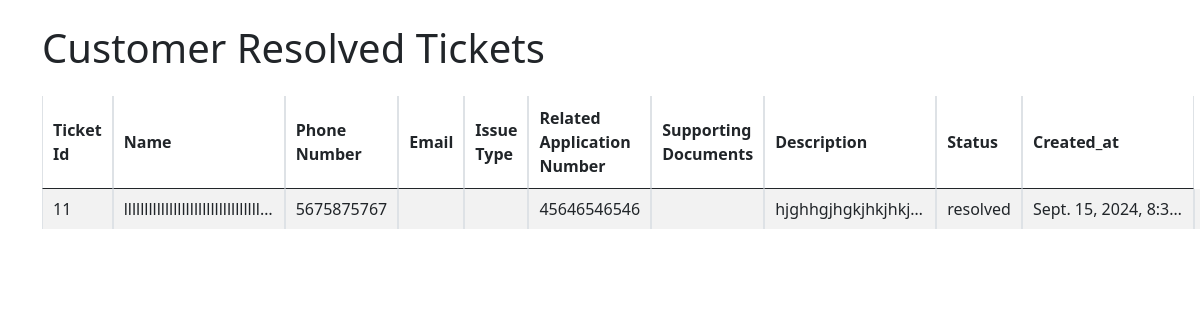
The page /resolved_tickets/ on the database its author committed.
### hyd/models.py (models this page shows, shortened)
class Ticket(models.Model):
    TICKET_STATUS_CHOICES = [
        ('New', 'New'),
        ('Open', 'Open'),
        ('In Progress', 'In Progress'),
        ('Closed', 'Closed'),
    ]
    ISSUE_CHOICES = [
        ('personal loan', 'Personal Loan'),
        ('educational loan', 'Educational Loan'),
        ('car loan', 'Car Loan'),
        ('business loan', 'Business Loan'),
        ('Loan Against Property', 'Loan Against Property'),
        ('CreditCard', 'Credit Card'),
        ('Insurance', 'Insurance'),
        ('Other Loan', 'Other Loan'),
    ]
    ticket_id = models.AutoField(primary_key=True)
    name = models.CharField(max_length=100, validators=[validate_only_letters])
    phone_number = models.CharField(max_length=15, validators=[validate_mobile_number])
    email = models.EmailField(max_length=254, unique=True, validators=[validate_email])
    issue_type = models.CharField(max_length=100, choices=ISSUE_CHOICES) # Use snake_case
    description = models.TextField()
    related_application_number = models.CharField(max_length=100, blank=True, null=True)
    status = models.CharField(max_length=20, choices=TICKET_STATUS_CHOICES, default='New')
    created_at = models.DateTimeField(auto_now_add=True)
    updated_at = models.DateTimeField(auto_now=True)

### hyd/views.py (the view)
# urls.py: path('resolved_tickets/',views.resolved_tickets,name='resolved_tickets'),
def resolved_tickets(request):
    resolved_tickets = Ticket.objects.filter(status='resolved')
    return render(request, 'resolved_tickets.html', {'resolved_tickets': resolved_tickets})

### hyd/templates/resolved_tickets.html (shortened to what this page needs)
<!DOCTYPE html>
<html lang="en">
<head>
    <link href="https://cdn.jsdelivr.net/npm/bootstrap@5.0.2/dist/css/bootstrap.min.css" rel="stylesheet">
    <link rel="stylesheet" href="https://cdn.datatables.net/1.13.6/css/jquery.dataTables.min.css">
    <link rel="stylesheet" href="https://cdn.datatables.net/buttons/2.3.6/css/buttons.dataTables.min.css">
    <link rel="stylesheet" href="https://cdn.datatables.net/responsive/2.4.1/css/responsive.dataTables.min.css">
</head>
<body>
    <div class="container my-4">
        <h1 class="mb-4">Customer Resolved Tickets</h1>
        <table id="ticketTable" class="table table-bordered table-striped table-responsive">
            <thead>
                <tr>
                    <th>Ticket Id</th>
                    <th>Name</th>
                    <th>Phone Number</th>
                    <th> Email </th>
                    <th>Issue Type</th>
                    <th>Related Application Number</th>
                    <th>Supporting Documents</th>
                    <th>Description</th>
                    <th>Status</th>
                    <th>Created_at</th>
                </tr>
            </thead>
            <tbody>
                {% for x in resolved_tickets %}
                <tr>
                    <td>{{ x.ticket_id }}</td>
                    <td>{{ x.name }}</td>
                    <td>{{ x.phone_number }}</td>
                    <td>{{ x.email }}</td>
                    <td>{{ x.Issue_type }}</td>
                    <td>{{ x.related_application_number }}</td>
                    <td>{{ x.supporting_documents }}</td>
                    <td>{{ x.description }}</td>
                    <td>{{ x.status }}</td>
                    <td>{{ x.created_at }}</td>
                    <td>
                    </td>
                </tr>
                {% endfor %}
            </tbody>
        </table>
    </div>
</body>
</html>

### hyd/templates/resolved_tickets.html (style rules this page uses)
table th { text-align: center; vertical-align: middle; }
table td { vertical-align: middle; max-width: 150px; overflow: hidden; text-overflow: ellipsis; white-space: nowrap; }
table { width: 100%; table-layout: auto; }

### rows shown on the page
Ticket: ticket_id "11", name "lllllllllllllllllllllllllllllllll…", phone_number "5675875767", related_application_number "45646546546", description "hjghhgjhgkjhkjhkj…", status "resolved", created_at "Sept. 15, 2024, 8:3…"
